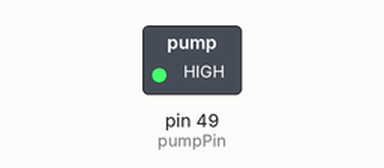
This sketch was run on a simulated Arduino Mega 2560, built with avr-gcc and run on an emulated ATmega2560. Shown: switched loads named in the sketch (green lamp = pin HIGH).

Above: at 0.1 s.
At 20.1 s:
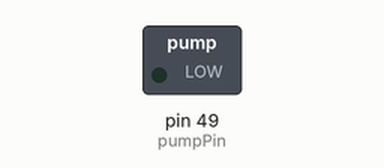
Timing chart, 0 to 21.6 s (numbered marks = the images above):
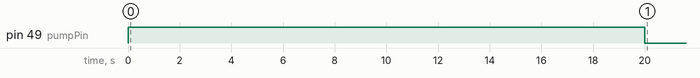

Measured:
- by itself, pin 49 (pumpPin): LOW → HIGH at 0.00 s, → LOW 20.0 s later

The sketch:

smartpump.ino
```cpp
const unsigned long SECOND = 1000;
const unsigned long HOUR = 3600*SECOND;
const int pumpPin = 49;

void setup() {
  // put your setup code here, to run once:
   pinMode(pumpPin, OUTPUT);

}

void loop() {
  // put your main code here, to run repeatedly:
  digitalWrite(pumpPin, HIGH);
  delay(20000); //30s
  digitalWrite(pumpPin, LOW);
  delay(72000000); // Delay 1 minute
}
```
